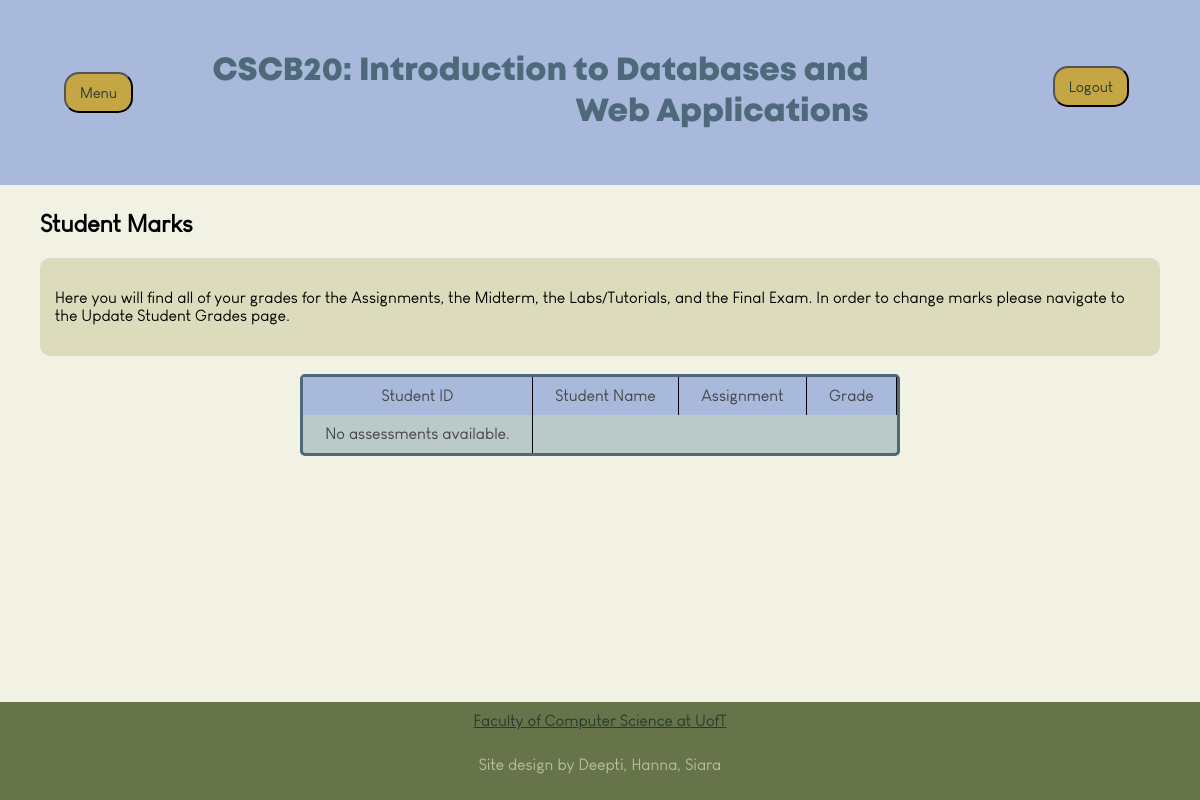
Page /viewstudentgrades on the earlier database version.
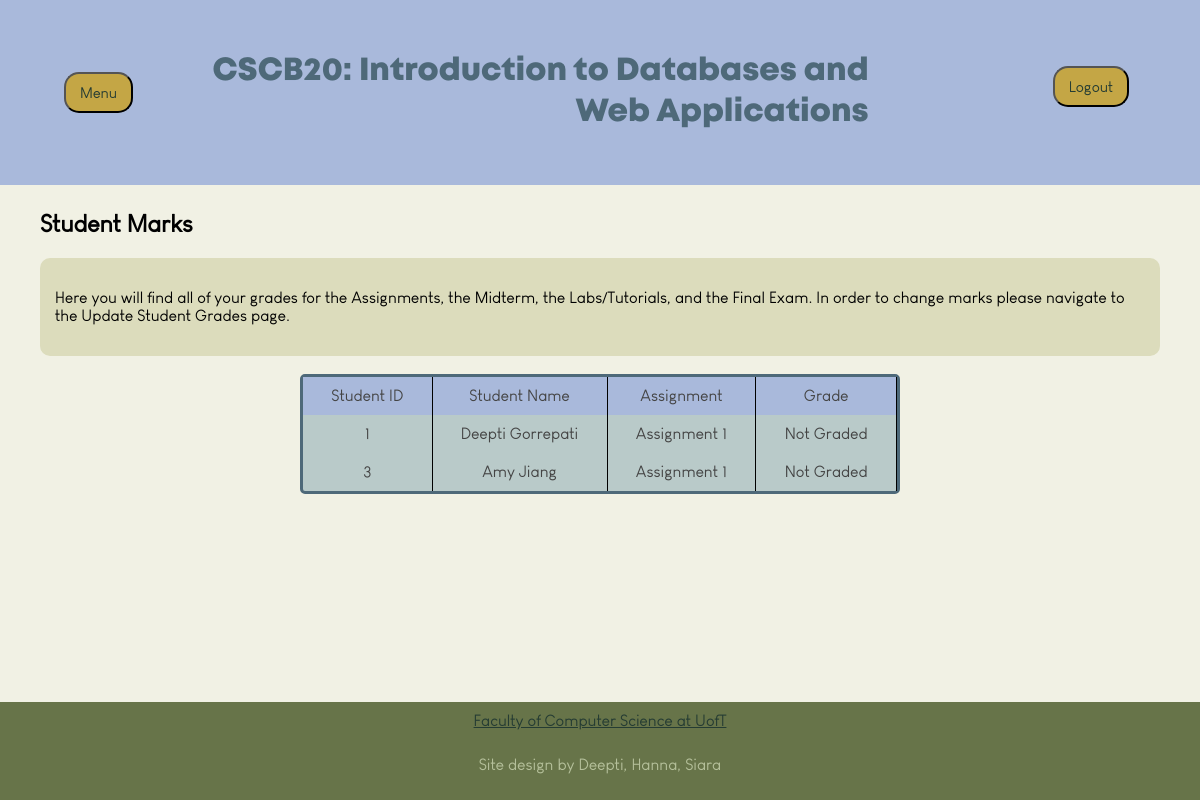
Same page on the later database version.
### app.py (models this page shows)
class AssessmentsStudent(db.Model):
    __tablename__ = 'student_assessments'
    user_id = db.Column(db.Integer, ForeignKey('users.user_id'), primary_key=True)
    assessment_id = db.Column(db.Integer, ForeignKey('assessments.assessment_id'), primary_key=True)
    remark_id = db.Column(db.Integer, ForeignKey('remarkrequests.remark_id'))
    marks = db.Column(db.Integer, nullable=True)
    student_to_assess = relationship("User", backref="student_assessments")
    assess_to_student = relationship("Assessment", backref="student_assessments")
    remark_to_student = relationship("RemarkRequests", backref="student_assessments")

class User(db.Model):
    __tablename__ = 'users'
    user_id = db.Column(db.Integer, primary_key=True, autoincrement=True)
    username = db.Column(db.String(100), nullable=False, unique=True)
    email = db.Column(db.String(100), nullable=False, unique=True)
    password = db.Column(db.String(100), nullable=False)
    first_name = Column(db.String(100))
    last_name = Column(db.String(100))
    user_type = Column(db.Integer, nullable=False)
    instr_feedback = relationship("Feedback", back_populates="instr_to_feedback")

class Assessment(db.Model):
    __tablename__ = 'assessments'
    assessment_id = db.Column(db.Integer, primary_key=True)
    name = db.Column(db.String, nullable=False)
    type = db.Column(db.String, nullable=False)
    details = db.Column(db.String)
    instructor_id = db.Column(db.Integer, ForeignKey('users.user_id'), nullable=False)

### app.py (the view, shortened to what this page needs)
@app.route('/viewstudentgrades')
def viewstudentgrades():
    username = session.get('name')
    user = User.query.filter_by(username=username).first()
    assessments = Assessment.query.all()
    students = User.query.filter_by(user_type=0).all()
    for assessment in assessments:
        for student in students:
            existing_assignment = AssessmentsStudent.query.filter_by(
                user_id=student.user_id,
                assessment_id=assessment.assessment_id
            ).first()  # Check if the student is assigned to this assessment
    try:
        assignments = (
            db.session.query(AssessmentsStudent, Assessment)
            .join(Assessment, AssessmentsStudent.assessment_id == Assessment.assessment_id)
            .join(User, AssessmentsStudent.user_id == User.user_id)
            .add_entity(User)
            .all()
        )
        print(assignments)
        print("Query executed successfully")  # Debugging statement
        for assignment in assignments:
            print(f"Assessment ID: {assignment.AssessmentsStudent.assessment_id}, Student ID: {assignment.AssessmentsStudent.user_id}, Mark: {assignment.AssessmentsStudent.marks} Type: {assignment.Assessment.type}")
        return render_template('viewstudentgrades.html', assignments=assignments, user=user)
    except Exception as e:
        print("Error:", e)  # This will print any database errors
        return "An error occurred", 500

### templates/viewstudentgrades.html (shortened to what this page needs)
<!DOCTYPE html>
<html>
    <head>
        <link rel="stylesheet" href="{{ url_for('static', filename='index.css') }}">
    </head>
    <body>
        <header class="header">
            <div class="dropdown">
                <button class="dropbutton">Menu</button>
            </div>
            <h1 class="headertext">CSCB20: Introduction to Databases and Web Applications</h1>
            <form method="POST" action="{{ url_for('assignments') }}">
                <div class="logout">
                    <button type="submit" class = "dropbutton" name="logout"
                    style=" align-self:center; float:left;">Logout</button>
                </div>
            </form>
        </header>
    <main class="content">
        <h2>Student Marks</h2>
        <div class="homeblurbs">
            <p>Here you will find all of your grades for the Assignments, the Midterm, the Labs/Tutorials, and the Final Exam. In order to change marks please navigate to the Update Student Grades page.</p>
        </div> <br>
        <div class="tablecontainer">
            <div class="studentmarks">
                <div class="cellheader">Student ID</div>
                <div class="cellheader">Student Name</div>
                <div class="cellheader">Assignment</div>
                <div class="cellheader">Grade</div>
                {% if assignments %}
            {% for assignment in assignments %}
                <div class="row">
                    <div class="cell">{{ assignment.AssessmentsStudent.user_id }}</div>
                    <div class="cell">{{ assignment.User.first_name + " " + assignment.User.last_name}}</div>
                    <div class="cell">{{ assignment.Assessment.name }}</div>
                    <div class="cell">{{ assignment.AssessmentsStudent.marks if assignment.AssessmentsStudent.marks is not none else 'Not Graded' }}</div>
                </div>
            {% endfor %}
            {% else %}
                <div class="row">
                    <div class="cell" colspan="2">No assessments available.</div>
                </div>
            {% endif %}
            </div>
        </div>
    </main>
    <footer class="footer">
            <div>
                <a class="link" href="https://www.utsc.utoronto.ca/cms/computer-science" target="_blank" rel="noopener noreferrer">Faculty of Computer Science at UofT</a>
            </div>
            <p>Site design by Deepti, Hanna, Siara</p>
    </footer>
</body>
</html>

### static/index.css (style rules this page uses)
* { font-family: Mont; src: url(Louis\ George\ Cafe.ttf); }
body { display: flex; flex-direction: column; background-color: #F1F1E4; padding: 0; margin: 0; min-height: 100vh; justify-content: flex-start; align-items: center; }
.header { display: flex; flex-direction: row; background-color: #A9B9DB; width: 100%; position: fixed; top: 0; flex-grow: 1; z-index: 100; padding: 30px; text-align: center; }
.headertext { font-family: MontBold; flex-grow: 1; text-align: right; padding-right: 15%; align-items: center; justify-content: center; color: #4E6979; }
.content { flex-grow: 1; padding-top: 190px; }
.footer { display: flex; flex-direction: column; background-color: #677449; width: 100%; bottom: 0; text-align: center; padding: 10px; gap: 10px; margin-top: 20px; color:#B5C09B; }
h2 { padding-left: 40px; }
.link { color: #253C33; }
.homeblurbs { background-color: #DCDCBC; padding: 15px; border-radius: 10px; margin-right: 40px; margin-left: 40px; }
.tablecontainer { margin-left: 25%; margin-right: 25%; }
.studentmarks { border-radius: 5px; display: grid; grid-template-columns: repeat(4, auto); background-color: #B9CAC9; color: #444; max-width: 800px; border: 3px solid #4E6979; }
.row { display: contents; width: 100%; border-bottom: 1px solid black; }
.cellheader { flex: 1; background-color: #A9B9DB; padding: 10px; text-align: center; border-right: 1px solid black; }
.cell { flex: 1; padding: 10px; text-align: center; max-width: 600px; border-right: 1px solid black; }
form { color: black; font-family: Arial, Helvetica, sans-serif; font-size: 100%; }
.dropbutton { background-color:#C4A645; color: #253C33; margin: 0.25rem; padding: 10px; font-size: 15px; border-radius: 15px; height: auto; top: 50%; width: 100%; text-align: center; }
.dropdown { display: inline-block; padding-left: 5%; margin-right: 5%; align-self: center; }
.logout { margin-right:75px; margin-top: 32px; float:left; }

Differences in the rows shown:
added AssessmentsStudent: AssessmentsStudent.user_id "1", User "Deepti Gorrepati", Assessment.name "Assignment 1", AssessmentsStudent "Not Graded"
added AssessmentsStudent: AssessmentsStudent.user_id "3", User "Amy Jiang", Assessment.name "Assignment 1", AssessmentsStudent "Not Graded"
Other differences:
text no longer shown: "No assessments available."
